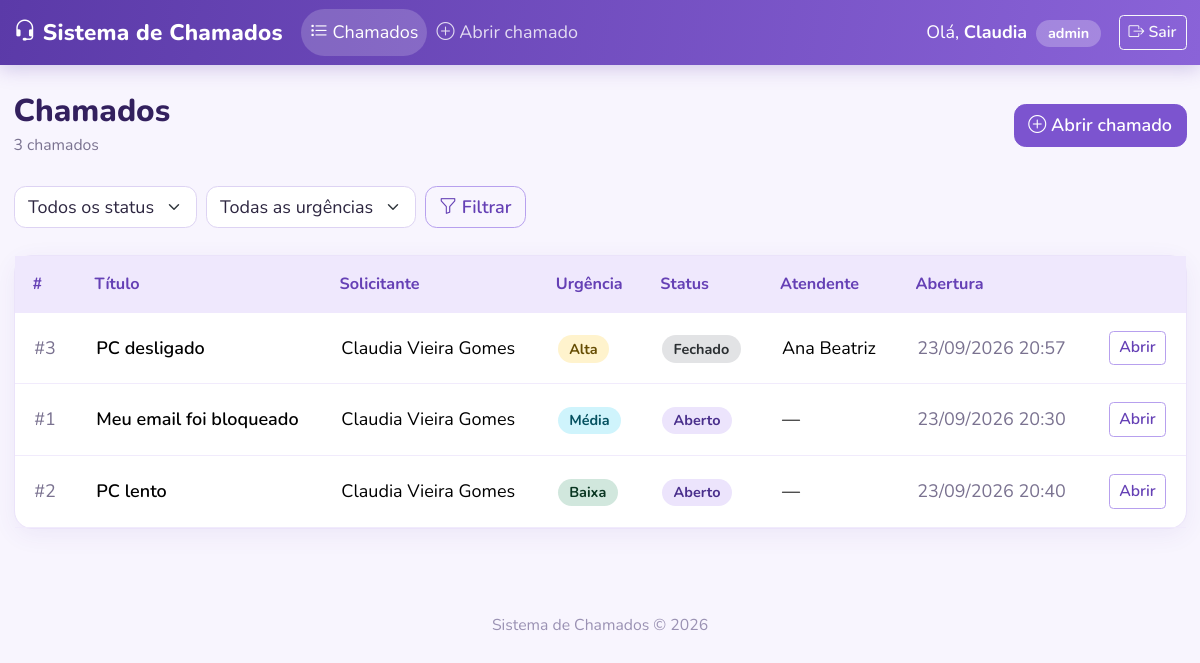
/index.php (signed in), run on the app's committed database.
### tables this page shows
CREATE TABLE `chamados` (
  `id` int(11) NOT NULL,
  `titulo` varchar(150) NOT NULL,
  `descricao` text NOT NULL,
  `urgencia` enum('baixa','media','alta','critica') NOT NULL DEFAULT 'media',
  `status` enum('aberto','em_andamento','fechado') NOT NULL DEFAULT 'aberto',
  `usuario_id` int(11) NOT NULL,
  `atendente_id` int(11) DEFAULT NULL,
  `data_abertura` datetime NOT NULL DEFAULT current_timestamp(),
  `data_atualizacao` datetime NOT NULL DEFAULT current_timestamp() ON UPDATE current_timestamp(),
  `data_fechamento` datetime DEFAULT NULL
);

CREATE TABLE `usuarios` (
  `id` int(11) NOT NULL,
  `nome` varchar(100) NOT NULL,
  `email` varchar(100) NOT NULL,
  `senha` varchar(255) NOT NULL,
  `tipo` enum('admin','atendente','cliente') NOT NULL DEFAULT 'cliente',
  `criado_em` datetime NOT NULL DEFAULT current_timestamp()
);

### index.php (the view, shortened to what this page needs)
<?php
require_once __DIR__ . '/config.php';
require_once __DIR__ . '/includes/auth.php';
$filtroStatus   = opcaoValida($_GET['status'] ?? null, STATUS);
$filtroUrgencia = opcaoValida($_GET['urgencia'] ?? null, URGENCIAS);
$sql = "SELECT c.*, u.nome AS solicitante_nome, a.nome AS atendente_nome
        FROM chamados c
        JOIN usuarios u ON u.id = c.usuario_id
        LEFT JOIN usuarios a ON a.id = c.atendente_id
        WHERE 1=1";
$params = [];
$sql .= " ORDER BY
            CASE c.urgencia WHEN 'critica' THEN 1 WHEN 'alta' THEN 2 WHEN 'media' THEN 3 ELSE 4 END,
            c.data_abertura DESC";
$stmt = $pdo->prepare($sql);
$stmt->execute($params);
$chamados = $stmt->fetchAll();
$total       = count($chamados);
$temFiltro   = ($filtroStatus !== '' || $filtroUrgencia !== '');
require_once __DIR__ . '/includes/header.php';
?>
<div class="d-flex flex-wrap justify-content-between align-items-center gap-2 mb-4">
  <div>
    <h3 class="mb-0">Chamados</h3>
    <small class="text-muted">
      <?= $total === 1 ? '1 chamado' : $total . ' chamados' ?><?= $temFiltro ? ' com esses filtros' : '' ?>
    </small>
  </div>
  <a href="novo_chamado.php" class="btn btn-primary"><i class="bi bi-plus-circle"></i> Abrir chamado</a>
</div>
<form method="get" class="filtros row g-2 mb-4">
  <div class="col-12 col-sm-auto">
    <select name="status" class="form-select" aria-label="Filtrar por status">
      <option value="">Todos os status</option>
    </select>
  </div>
  <div class="col-12 col-sm-auto">
    <select name="urgencia" class="form-select" aria-label="Filtrar por urgência">
      <option value="">Todas as urgências</option>
    </select>
  </div>
  <div class="col-auto">
    <button type="submit" class="btn btn-outline-primary"><i class="bi bi-funnel"></i> Filtrar</button>
  </div>
</form>
<div class="card shadow-sm">
  <div class="table-responsive">
    <table class="table table-hover align-middle mb-0">
      <thead>
        <tr>
          <th>#</th>
          <th>Título</th>
          <?php if (ehAtendente()): ?><th>Solicitante</th><?php endif; ?>
          <th>Urgência</th>
          <th>Status</th>
          <th>Atendente</th>
          <th>Abertura</th>
          <th></th>
        </tr>
      </thead>
      <tbody>
        <?php foreach ($chamados as $c): ?>
          <tr>
            <td class="text-muted">#<?= (int)$c['id'] ?></td>
            <td class="fw-semibold"><?= h($c['titulo']) ?></td>
            <?php if (ehAtendente()): ?><td><?= h($c['solicitante_nome']) ?></td><?php endif; ?>
            <td><?= badge(urgenciaInfo($c['urgencia'])) ?></td>
            <td><?= badge(statusInfo($c['status'])) ?></td>
            <td><?= h($c['atendente_nome'] ?? '—') ?></td>
            <td class="text-muted"><?= dataBR($c['data_abertura']) ?></td>
            <td class="text-end">
              <a href="chamado.php?id=<?= (int)$c['id'] ?>" class="btn btn-sm btn-outline-primary">Abrir</a>
            </td>
          </tr>
        <?php endforeach; ?>
      </tbody>
    </table>
  </div>
</div>
<?php require_once __DIR__ . '/includes/footer.php'; ?>

### includes/header.php (shortened to what this page needs)
<?php
require_once __DIR__ . '/auth.php';
$paginaAtual = basename($_SERVER['SCRIPT_NAME']);
?>
<!DOCTYPE html>
<html lang="pt-br">
<head>
    <link href="https://cdn.jsdelivr.net/npm/bootstrap@5.3.3/dist/css/bootstrap.min.css" rel="stylesheet">
    <link href="https://cdn.jsdelivr.net/npm/bootstrap-icons@1.11.3/font/bootstrap-icons.css" rel="stylesheet">
    <link href="assets/css/style.css" rel="stylesheet">
</head>
<body class="<?= h($classeBody ?? '') ?>">
<?php if (estaLogado()): ?>
<nav class="navbar navbar-expand-lg navbar-dark navbar-lilas mb-4">
  <div class="container">
    <a class="navbar-brand" href="index.php"><i class="bi bi-headset"></i> Sistema de Chamados</a>
    <div class="collapse navbar-collapse" id="navMenu">
      <ul class="navbar-nav me-auto">
        <li class="nav-item">
          <a class="nav-link <?= in_array($paginaAtual, ['index.php', 'chamado.php']) ? 'active' : '' ?>" href="index.php">
            <i class="bi bi-list-task"></i> Chamados
          </a>
        </li>
        <li class="nav-item">
          <a class="nav-link <?= $paginaAtual === 'novo_chamado.php' ? 'active' : '' ?>" href="novo_chamado.php">
            <i class="bi bi-plus-circle"></i> Abrir chamado
          </a>
        </li>
      </ul>
      <span class="navbar-text text-white me-3">
        Olá, <strong><?= h(primeiroNome($_SESSION['usuario_nome'])) ?></strong>
        <span class="badge rounded-pill bg-white bg-opacity-25 ms-1"><?= h($_SESSION['usuario_tipo']) ?></span>
      </span>
      <form action="logout.php" method="post" class="d-inline">
        <button type="submit" class="btn btn-outline-light btn-sm"><i class="bi bi-box-arrow-right"></i> Sair</button>
      </form>
    </div>
  </div>
</nav>
<?php endif; ?>
<div class="container mb-5">

### includes/auth.php (shortened to what this page needs)
<?php
function estaLogado() {
    return isset($_SESSION['usuario_id']);
}
function usuarioTipo() {
    return $_SESSION['usuario_tipo'] ?? null;
}
function ehAtendente() {
    return in_array(usuarioTipo(), ['admin', 'atendente'], true);
}
function h($texto) {
    return htmlspecialchars($texto ?? '', ENT_QUOTES, 'UTF-8');
}
function urgenciaInfo($urgencia) {
    return URGENCIAS[$urgencia] ?? ['label' => $urgencia, 'classe' => 'secondary'];
}
function statusInfo($status) {
    return STATUS[$status] ?? ['label' => $status, 'classe' => 'secondary'];
}
function badge(array $info, $prefixo = '') {
    $cor = $info['classe'];
    return '<span class="badge rounded-pill bg-' . $cor . '-subtle text-' . $cor . '-emphasis">'
         . h($prefixo . $info['label']) . '</span>';
}
function dataBR($data) {
    return $data ? date('d/m/Y H:i', strtotime($data)) : '—';
}
function primeiroNome($nome) {
    return explode(' ', trim($nome))[0];
}

### includes/footer.php (shortened to what this page needs)
</div>
<footer class="rodape text-center py-4">
  <small>Sistema de Chamados &copy; <?= date('Y') ?></small>
</footer>
</body>
</html>

### assets/css/style.css (style rules this page uses)
:root { --lilas-50: #f8f5fe; --lilas-100: #efe8fd; --lilas-300: #cdbaf5; --lilas-500: #9b78e6; --lilas-600: #7c54cf; --lilas-700: #6540b5; --lilas-900: #33205e; --bs-primary: #7c54cf; --bs-primary-rgb: 124, 84, 207; --bs-primary-text-emphasis: #4a2f8c; --bs-primary-bg-subtle: #ece4fc; --bs-primary-border-subtle: #d3c2f6; --bs-link-color: #6540b5; --bs-link-color-rgb: 101, 64, 181; --bs-link-hover-color: #4a2f8c; --bs-link-hover-color-rgb: 74, 47, 140; --bs-body-font-family: 'Nunito', system-ui, -apple-system, 'Segoe UI', sans-serif; --bs-body-color: #2d2640; --bs-secondary-color: #7a7290; --bs-border-radius: 0.65rem; }
html { font-size: 112.5%; }
body { background-color: var(--lilas-50); line-height: 1.6; }
.container { max-width: 1440px; }
h3, h4, h6 { font-weight: 800; color: var(--lilas-900); }
.navbar-lilas { background: linear-gradient(100deg, #5b3aa8 0%, #8a63d8 100%); box-shadow: 0 4px 18px rgba(91, 58, 168, 0.25); }
.navbar-brand { font-weight: 800; letter-spacing: 0.01em; }
.navbar-lilas .nav-link { border-radius: 999px; padding-inline: 0.9rem; color: rgba(255, 255, 255, 0.8); }
.navbar-lilas .nav-link:hover, .navbar-lilas .nav-link.active { color: #fff; background-color: rgba(255, 255, 255, 0.18); }
.btn { font-weight: 600; }
.btn-primary { --bs-btn-bg: #7c54cf; --bs-btn-border-color: #7c54cf; --bs-btn-hover-bg: #6a43bb; --bs-btn-hover-border-color: #6a43bb; --bs-btn-active-bg: #5b3aa8; --bs-btn-active-border-color: #5b3aa8; --bs-btn-disabled-bg: #a58ae0; --bs-btn-disabled-border-color: #a58ae0; --bs-btn-focus-shadow-rgb: 124, 84, 207; }
.btn-outline-primary { --bs-btn-color: #6540b5; --bs-btn-border-color: #b7a0ee; --bs-btn-hover-bg: #7c54cf; --bs-btn-hover-border-color: #7c54cf; --bs-btn-active-bg: #6a43bb; --bs-btn-active-border-color: #6a43bb; --bs-btn-focus-shadow-rgb: 124, 84, 207; }
.form-control, .form-select { border-color: #ddd3f3; }
.card { border: 1px solid #ebe3fa; border-radius: 1rem; box-shadow: 0 6px 24px rgba(91, 58, 168, 0.07) !important; }
.table { --bs-table-hover-bg: var(--lilas-50); --bs-table-bg: transparent; }
.table thead th { background-color: var(--lilas-100); color: var(--lilas-700); font-size: 0.9rem; font-weight: 700; border-bottom: 0; padding: 0.85rem 1rem; }
.table td { padding: 1rem 1.1rem; border-color: #f1ebfc; }
.badge { font-size: 0.8rem; font-weight: 700; padding: 0.45em 0.8em; }
.rodape { color: #9a91b3; }

### data on the page
chamados: id "3", titulo "PC desligado", usuario.nome "Claudia Vieira Gomes", label "Alta Fechado", atendente.nome "Ana Beatriz", data_abertura "23/09/2026 20:57"
chamados: id "1", titulo "Meu email foi bloqueado", usuario.nome "Claudia Vieira Gomes", label "Média Aberto", atendente_nome "—", data_abertura "23/09/2026 20:30"
chamados: id "2", titulo "PC lento", usuario.nome "Claudia Vieira Gomes", label "Baixa Aberto", atendente_nome "—", data_abertura "23/09/2026 20:40"

### other printed values
primeiroNome($_SESSION['usuario_nome']) "Claudia"
$_SESSION['usuario_tipo'] "admin"
$total "3"
